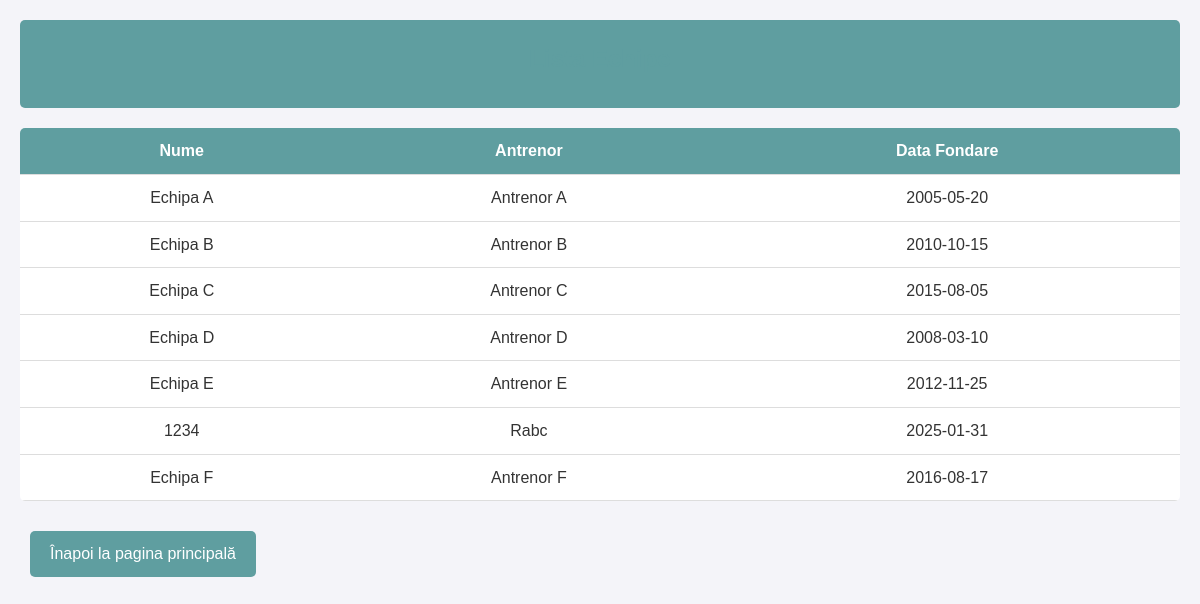
/teams.php, run on the app's committed database.
### tables this page shows
CREATE TABLE `echipe` (
  `ID_Echipa` int(11) NOT NULL,
  `Nume` varchar(100) NOT NULL,
  `Data_fondare` date DEFAULT NULL,
  `Antrenor` varchar(100) DEFAULT NULL
);

### teams.php (the view, shortened to what this page needs)
<?php
include 'db.php';
$query = "SELECT Nume, Antrenor, Data_fondare FROM Echipe";
$result = $conn->query($query);
?>
<!DOCTYPE html>
<html lang="ro">
<head>
    <link rel="stylesheet" href="stil.css">
</head>
<body>
<div class="header">
    <h2>Lista Echipe</h2>
</div>
<div class="content">
    <table>
        <thead>
            <tr>
                <th>Nume</th>
                <th>Antrenor</th>
                <th>Data Fondare</th>
            </tr>
        </thead>
        <tbody>
            <?php while ($row = $result->fetch_assoc()): ?>
                <tr>
                    <td><?php echo $row['Nume']; ?></td>
                    <td><?php echo $row['Antrenor']; ?></td>
                    <td><?php echo $row['Data_fondare']; ?></td>
                </tr>
            <?php endwhile; ?>
        </tbody>
    </table>
    <p><a href="index.php" class="btn">Înapoi la pagina principală</a></p>
</div>
</body>
</html>

### stil.css (style rules this page uses)
* { margin: 0; padding: 0; box-sizing: border-box; }
body { font-family: Arial, sans-serif; font-size: 16px; line-height: 1.6; background-color: #f4f4f9; color: #333; padding: 20px; }
.header { background-color: #5F9EA0; color: white; text-align: center; padding: 20px; border-radius: 5px; }
.content { margin-top: 20px; }
table { width: 100%; border-collapse: collapse; margin: 20px 0; background: white; border-radius: 5px; overflow: hidden; }
table th, table td { text-align: left; padding: 10px; border-bottom: 1px solid #ddd; }
table th { background-color: #5F9EA0; color: white; text-align: center; }
table td { text-align: center; }
.btn { display: inline-block; background: #5F9EA0; color: white; padding: 10px 20px; text-decoration: none; border-radius: 5px; margin: 10px; font-size: 16px; transition: background 0.3s ease; }
a { text-decoration: none; }
h2, h3 { color: #5F9EA0; text-align: center; margin-bottom: 10px; }

### data on the page
echipe: Nume "Echipa A", Antrenor "Antrenor A", Data_fondare "2005-05-20"
echipe: Nume "Echipa B", Antrenor "Antrenor B", Data_fondare "2010-10-15"
echipe: Nume "Echipa C", Antrenor "Antrenor C", Data_fondare "2015-08-05"
echipe: Nume "Echipa D", Antrenor "Antrenor D", Data_fondare "2008-03-10"
echipe: Nume "Echipa E", Antrenor "Antrenor E", Data_fondare "2012-11-25"
echipe: Nume "1234", Antrenor "Rabc", Data_fondare "2025-01-31"
echipe: Nume "Echipa F", Antrenor "Antrenor F", Data_fondare "2016-08-17"
